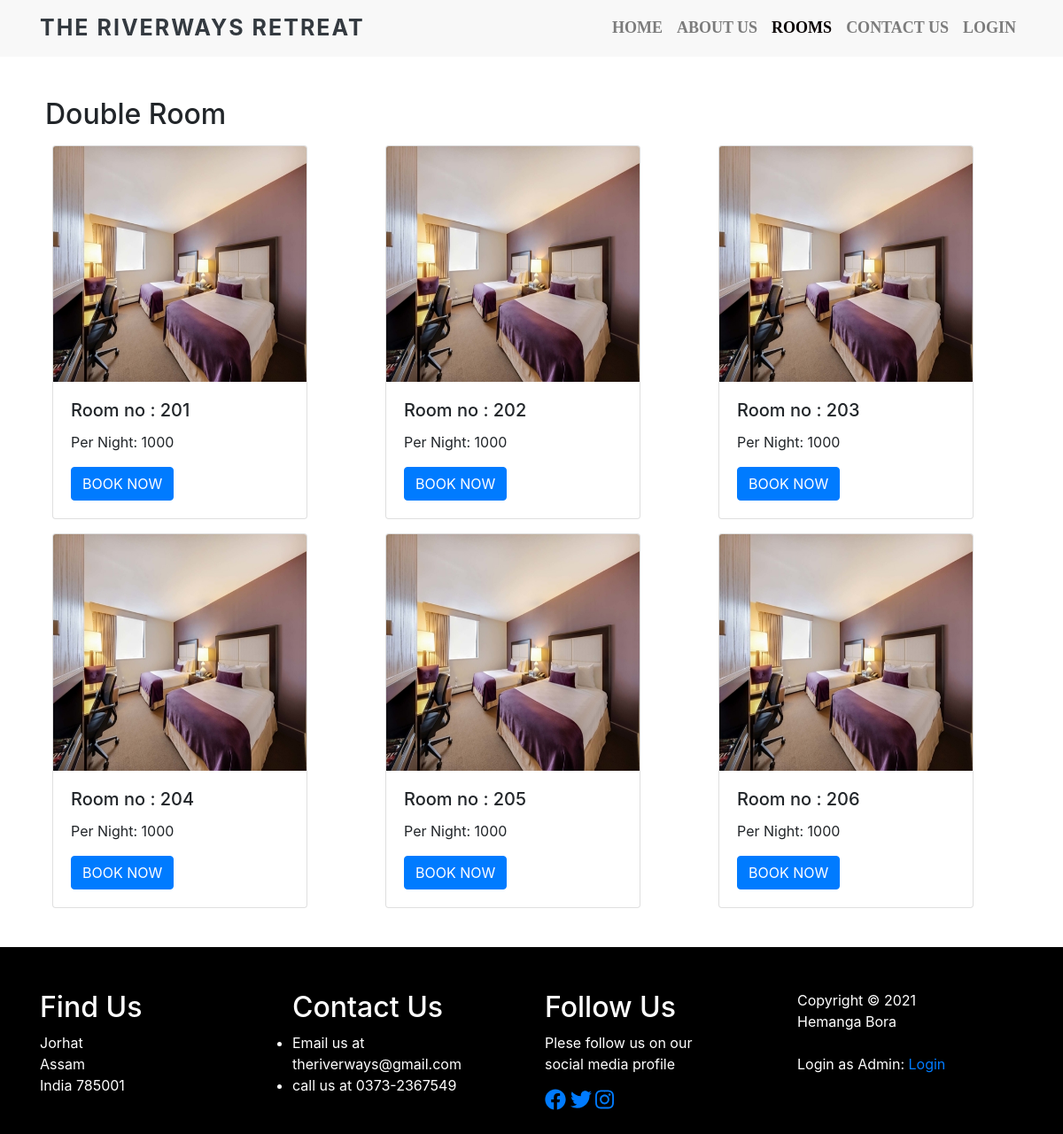
The app's page /double.php with its own data.
### tables this page shows
CREATE TABLE `rooms` (
  `Roomid` int(8) UNSIGNED NOT NULL,
  `RoomNo` mediumint(9) DEFAULT NULL,
  `RoomType` text DEFAULT NULL,
  `RoomPrice` text DEFAULT NULL,
  `Room_status` int(11) NOT NULL DEFAULT 0
);

### double.php (the view, shortened to what this page needs)
<?php
include('Database.php');
?>
<!DOCTYPE html>
<html lang="en">
<head>
  <link rel="stylesheet" href="https://stackpath.bootstrapcdn.com/bootstrap/4.5.2/css/bootstrap.min.css">
  <link rel="stylesheet" href="style.css">
</head>
<body>
  <nav class="navbar navbar-expand-lg navbar-light fixed-top">
    <div class="container">
      <a class="navbar-brand text-dark" href="#">The RIVERWAYS RETREAT</a>
      <div class="collapse navbar-collapse" id="navbarSupportedContent">
        <ul class="navbar-nav ml-auto">
          <li class="nav-item ">
            <a class="nav-link" href="/">Home</a>
          </li>
          <li class="nav-item">
            <a class="nav-link" href="/#about">About Us</a>
          </li>
          <li class="nav-item active">
            <a class="nav-link" href="/#room">Rooms</a>
          </li>
          <li class="nav-item">
            <a class="nav-link" href="/#contactus">Contact Us</a>
          </li>
          <?php
          if(!$_SESSION["uid"])
          {
            echo '
            <li class="nav-item">
            <a class="nav-link" href="Login.php">Login</a>
             </li>';
          }
          else
          {
            echo '
            <li class="nav-item">
            <a class="nav-link" href="account.php">'.$_SESSION["uname"].'</a>
            </li>';
          }
          ?>
        </ul>
      </div>
    </div>
  </nav>
  <div class="cards" id="room">
    <div class="container">
      <h2>Double Room</h2>
      <div class="row">
        <?php
        $sql2 = "SELECT * FROM `rooms` where `Room_status` = 0 AND `RoomType` = 'Double Bed' ORDER BY `RoomNo` ASC";
        $data2 = $conn->query($sql2);
				while($row = $data2->fetch_assoc()){
           echo ' <div class="col m-2">
                <div class="card" style="width: 18rem;">
                    <img src="image/x2.jpg" class="card-img-top" alt="...">
                    <div class="card-body">
                        <h5 class="card-title">Room no : '.$row["RoomNo"].'</h5>
                        <p class="card-text">Per Night: '.$row["RoomPrice"].'</p>
                        <form action="Booking.php" method="POST">
                          <input type="hidden" name="roomno" value='.$row["RoomNo"].'>
                          <input type="hidden" name="roomid" value='.$row["Roomid"].'>
                          <input type="hidden" name="roomtype" value='.$row["RoomType"].'>
                          <input type="hidden" name="RoomPrice" value='.$row["RoomPrice"].'>
                          <button class="btn btn-primary" name="bookroom" type="submit">BOOK NOW</button>
                        </form>
                    </div>
                </div>
            </div>';
        }
            ?>
      </div>
    </div>
  </div>
<footer>
    <div class="footer-bottom">
      <div class="container">
        <div class="row">
          <div class="col-md-3 col-sm-6 col-xs-12 segment-one">
            <h2>Find Us</h2>
            Jorhat<br>
            Assam<br>
            India 785001
          </div>
          <div class="col-md-3 col-sm-6 col-xs-12 segment-two">
            <h2>Contact Us</h2>
            <ul>
              <li><a href="#"></a>Email us at theriverways@gmail.com</li>
              <li><a href="#"></a>call us at 0373-2367549</li>
            </ul>
          </div>
          <div class="col-md-3 col-sm-6 col-xs-12 segment-three">
            <h2>Follow Us </h2>
            <p>Plese follow us on our<br> social media profile</p>
            <a href="https://www.facebook.com/upasana.sarmah.92"><i class="fab fa-facebook"
                style="font-size: 150%;"></i></a>
            <a href="https://twitter.com/RKrishnatra"><i class="fab fa-twitter" style="font-size: 150%;"></i></a>
            <a href="https://www.instagram.com/rabinasharma_/"><i class="fab fa-instagram"
                style="font-size: 150%;"></i></a>
          </div>
          <div class="col-md-3 col-sm-6 col-xs-12 segment-four">
          <div class="copyright-text">
            <p><br>Copyright &copy; 2021 <br>Hemanga Bora
              <br><br>Login as Admin: <a href="/admin/">Login</a></p>
          </div>
        </div>
        </div>
      </div>
    </div>
  </footer>
</body>
</html>

### style.css (style rules this page uses)
* { margin: 0%; padding: 0%; }
body { scroll-behavior: smooth; }
.navbar-nav a { font-family: poppins; font-size: 18px; text-transform: uppercase; font-weight: bold; }
.navbar-light .navbar-brand { font-size: 25px; text-transform: uppercase; font-weight: bold; letter-spacing: 2px; }
.navbar-light .navbar-nav .active > .nav-link, .navbar-light .navbar-nav .nav-link.active, .navbar-light .navbar-nav .nav-link.show, .navbar-light .navbar-nav .show > .nav-link { color: rgb(8, 1, 1); }
.nav-item { color: black; }
.container h2 { margin-top: 10%; }
.footer-bottom { padding: 2%; background-color:rgb(0, 0, 0) !important; color: #fff; }
.navbar { background-color: rgb(248, 248, 248); }
.cards { margin: 3%; }

### records on screen
rooms: RoomNo "201", RoomPrice "1000"
rooms: RoomNo "202", RoomPrice "1000"
rooms: RoomNo "203", RoomPrice "1000"
rooms: RoomNo "204", RoomPrice "1000"
rooms: RoomNo "205", RoomPrice "1000"
rooms: RoomNo "206", RoomPrice "1000"
